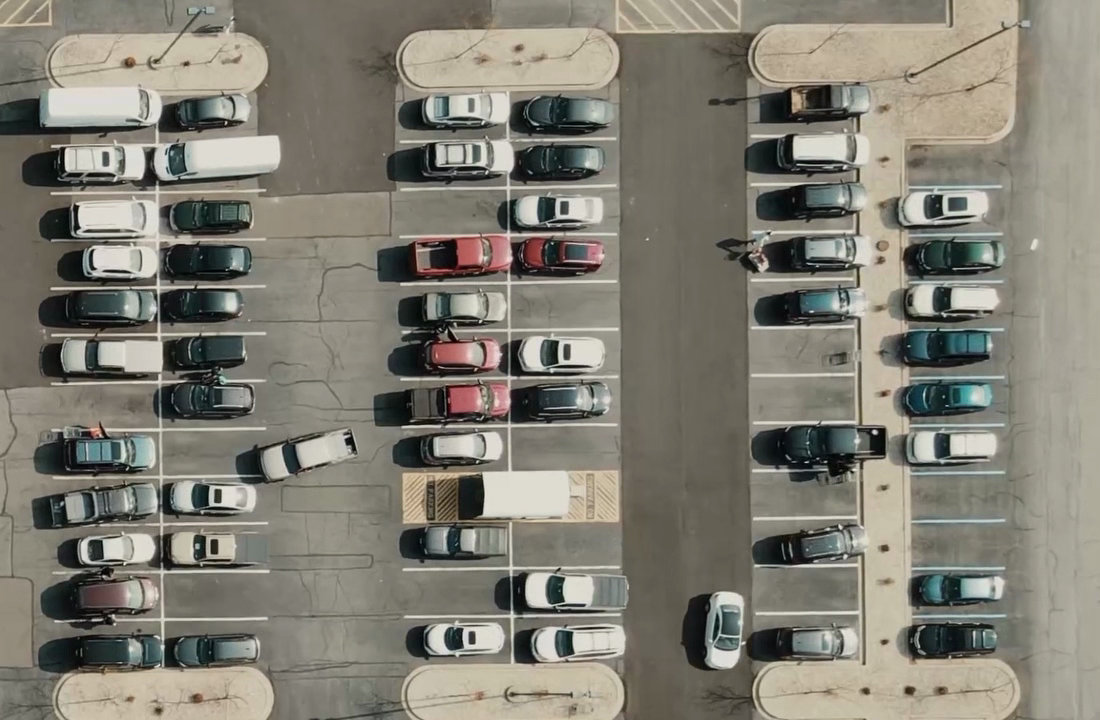
%> input picture cs308/ADS16A00084Y-CAC-CS308/Mathlabcode/py.png, 1100 x 720 px
$ octave Ads16a00084y.m   (GNU Octave 9; MATLAB toolbox functions it lacks are replaced by stand-ins)
%> lines starting %> are read from the running program, lines starting %| are printed output that depends on the picture
%image processing using weiner filtering
close all
clear
clc

%reading input image
A = imread('py.png');
%> A is the input picture: size 720x1100x3 uint8; mean R, G, B 129.8, 126.7, 116
%A = imread('wallpaperflare.com_wallpaper.jpg');
A = double (rgb2gray(A));
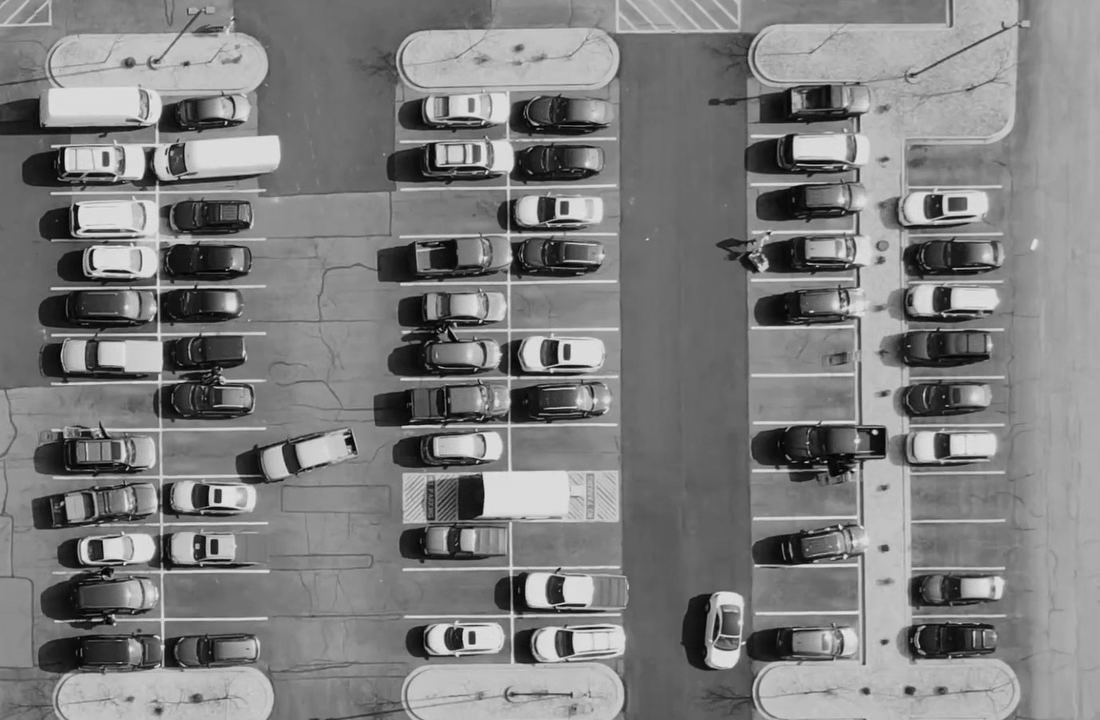
%> A: size 720x1100 double; min 0, max 232, mean 126.4
[M, N] = size (A);
%> M = 720; N = 1100

%degradation function
h = ones (5,5)/25;
%transformation to frequency domain
Freq_a = fft2(A);
Freq_h = fft2(h,M,N);

%degraded image in spatial domain
B = real(ifft2(Freq_h.* Freq_a))+ 25*randn(M,N);
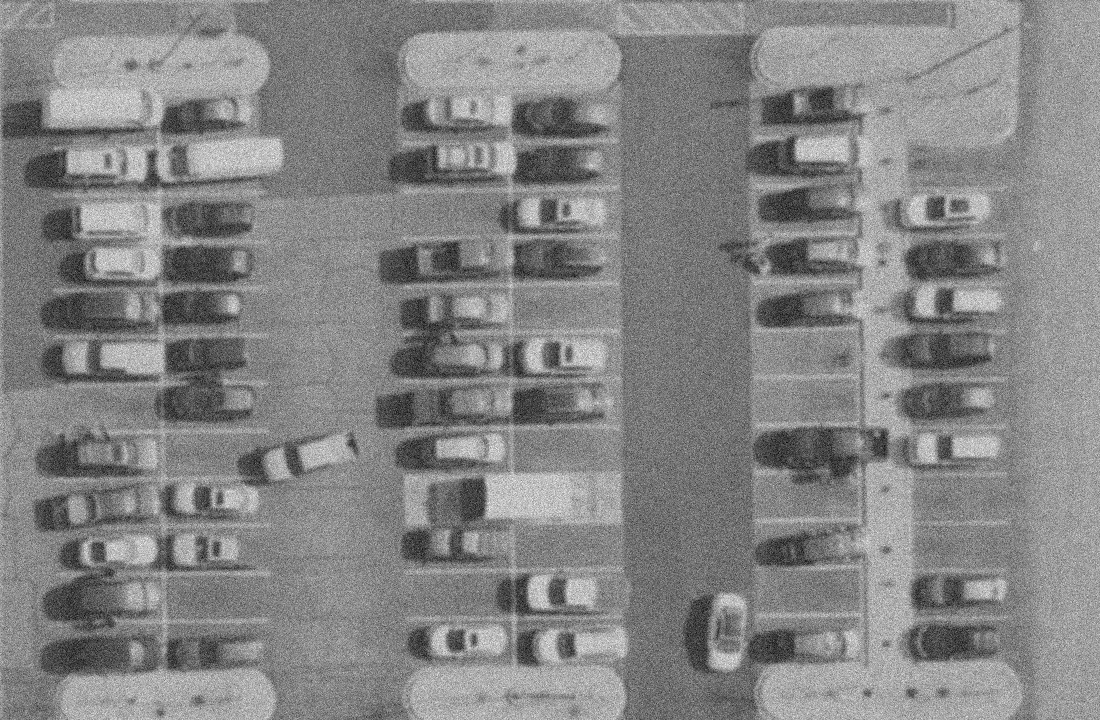
%> B: size 720x1100 double; min -79.45, max 315.3, mean 126.3; drawn with min black and max white

%Wiener filtering
Freq_b = fft2(B);
pow_b = abs(Freq_b).^2/(M*N);
sigma = 50;
gamma = 1;
alpha = 1;
sFreq_h = Freq_h.*(abs(Freq_h)>0)+1/gamma*(abs(Freq_h)==0);
iFreq_h = 1./sFreq_h;
inFreq_h = iFreq_h.*(abs(Freq_h)*gamma>1)...
    +gamma*abs(sFreq_h).*iFreq_h.*(abs(sFreq_h)*gamma<=1);
pow_b = pow_b.*(pow_b>sigma^2)+sigma^2*(pow_b<=sigma^2);
Freq_g = iFreq_h.*(pow_b-sigma^2)./(pow_b-(1-alpha)*sigma^2);
Res_Freq_a = Freq_g.*Freq_b;

%restored image in spatial domain
Res_a = real(ifft2(Res_Freq_a));
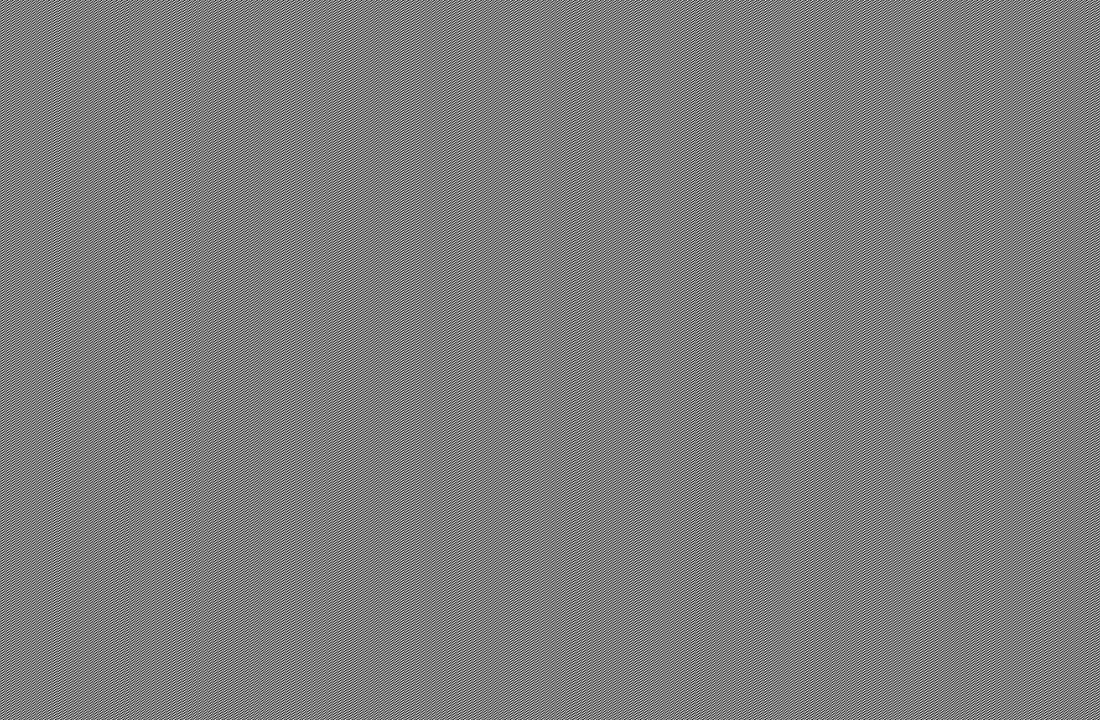
%> Res_a: size 720x1100 double; min -2.38e+17, max 2.43e+17, mean 126.3; drawn with min black and max white

%display of input /output images
imshow(uint8(A)), title('original image')
figure, imshow(uint8(B)), title('degraded image')
%> after `imshow(uint8(B))`:
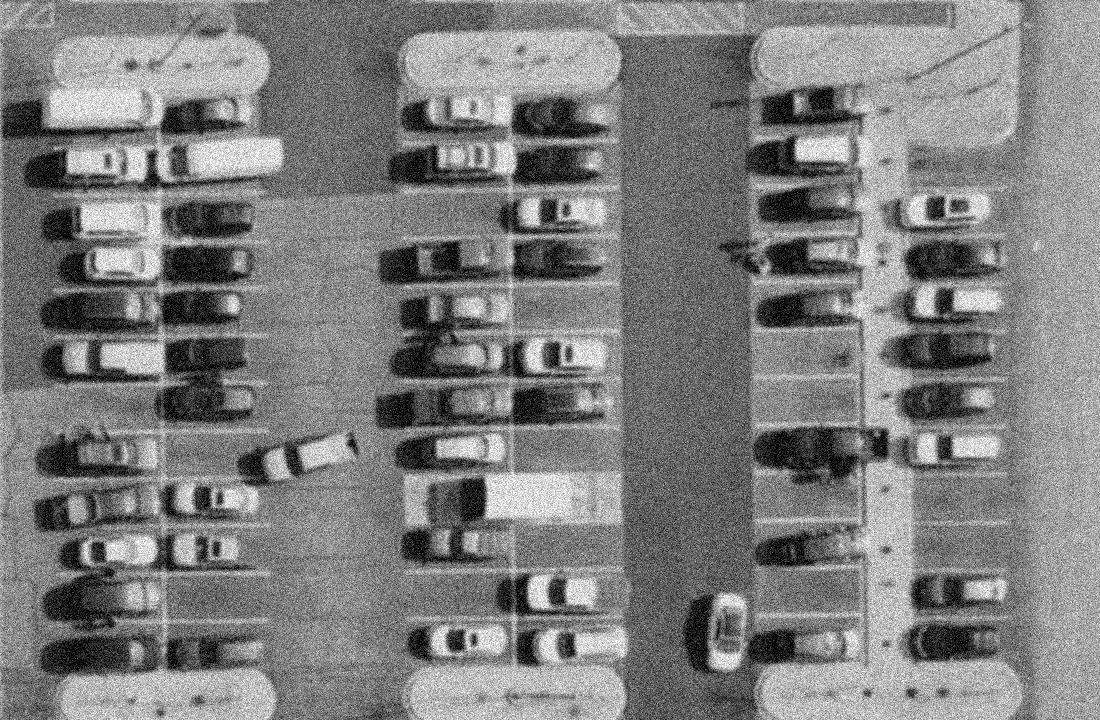
%> displayed picture: size 720x1100, on the screen's scale of 0 to 255; min 0, max 255, mean 126.4
figure, imshow(uint8(Res_a)), title('Restored Image After Wiener filtering')
%> after `imshow(uint8(Res_a))`:
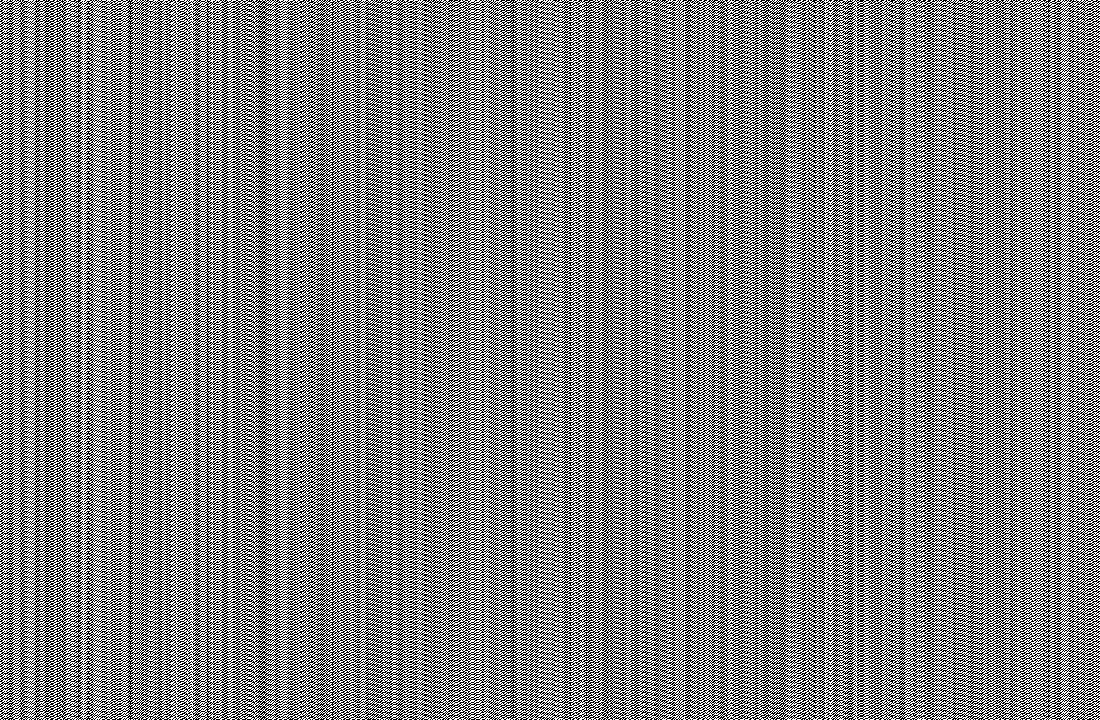
%> displayed picture: size 720x1100, on the screen's scale of 0 to 255; 50.1% white; black in thin lines or dots
